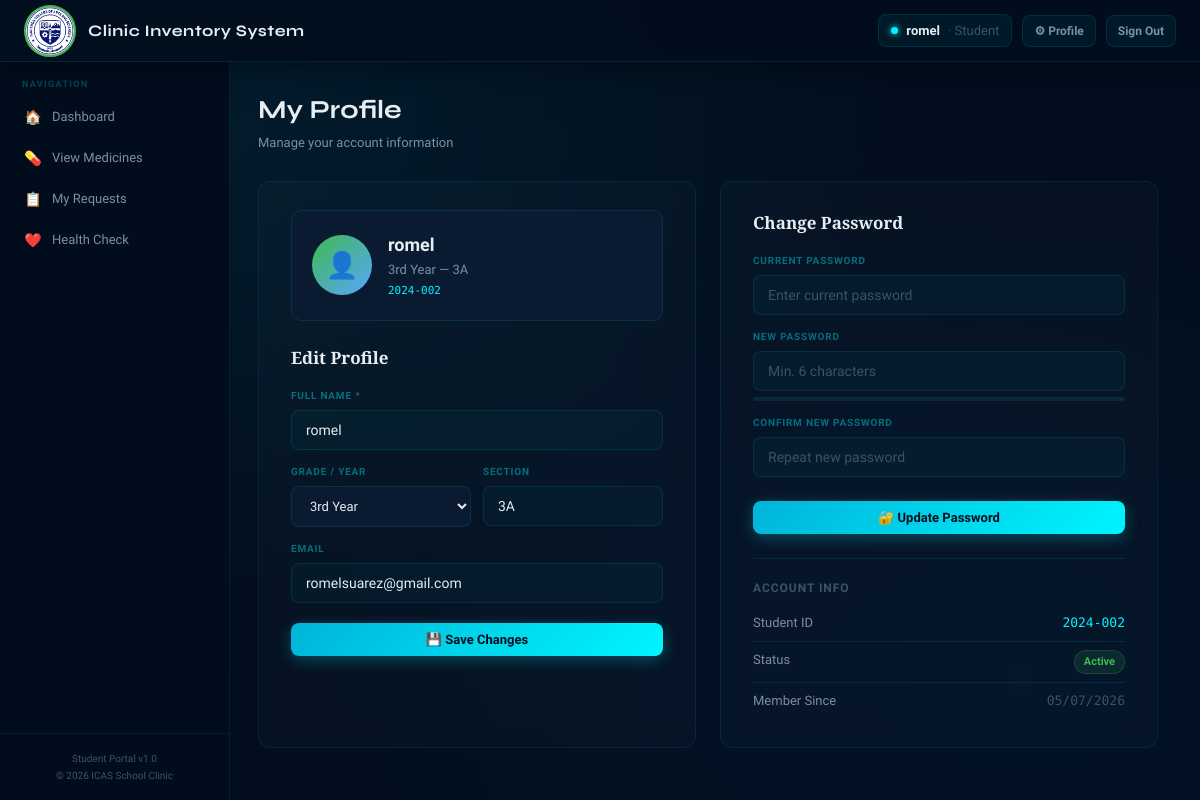
The page /user_profile.php (signed in) on the database its author committed.
### tables this page shows
CREATE TABLE `users` (
  `user_id` int(11) NOT NULL,
  `student_id` varchar(20) NOT NULL,
  `full_name` varchar(100) NOT NULL,
  `grade` varchar(20) DEFAULT NULL,
  `section` varchar(20) DEFAULT NULL,
  `email` varchar(100) DEFAULT NULL,
  `password` varchar(255) NOT NULL,
  `status` varchar(20) DEFAULT 'Active',
  `created_at` datetime DEFAULT current_timestamp()
);

### user_profile.php (the view, shortened to what this page needs)
<?php
require_once __DIR__ . '/config/db.php';
$user_id    = $_SESSION['user_id'];
$user_name  = $_SESSION['user_name'];
$stmt = $conn->prepare("SELECT * FROM users WHERE user_id = ?");
$stmt->bind_param("i", $user_id);
$stmt->execute();
$user = $stmt->get_result()->fetch_assoc();
?>
<!DOCTYPE html>
<html lang="en">
<head>
  <link rel="stylesheet" href="assets/css/style.css">
</head>
<body>
<div class="topbar">
  <div class="topbar-left">
    <div class="topbar-logo">
      <img src="assets/images/logo.png" alt="Logo"
           style="width:52px;height:52px;object-fit:cover;border-radius:50%;border:2px solid #3fb950;">
    </div>
    <div class="topbar-title">Clinic Inventory System</div>
  </div>
  <div class="topbar-right">
    <div class="topbar-user">
      <div class="user-dot"></div>
      <span><?= htmlspecialchars($user_name) ?></span>
      <span class="user-role">· Student</span>
    </div>
    <a href="user_profile.php" class="btn btn-secondary btn-sm">⚙ Profile</a>
    <a href="user_logout.php"  class="btn btn-secondary btn-sm">Sign Out</a>
  </div>
</div>
<div class="layout">
  <aside class="sidebar">
    <div class="sidebar-section">
      <div class="sidebar-label">Navigation</div>
      <a href="user_dashboard.php" class="nav-item">
        <span class="nav-icon">🏠</span> Dashboard
      </a>
      <a href="user_medicines.php" class="nav-item">
        <span class="nav-icon">💊</span> View Medicines
      </a>
      <a href="user_requests.php" class="nav-item">
        <span class="nav-icon">📋</span> My Requests
      </a>
      <a href="health_check.php" class="nav-item">
  <span class="nav-icon">❤️</span> Health Check
</a>
    </div>
    <div class="sidebar-footer">
      <div class="sidebar-build">Student Portal v1.0</div>
      <div class="sidebar-build">© <?= date('Y') ?> ICAS School Clinic</div>
    </div>
  </aside>
  <main class="main-content">
    <div class="page-header">
      <div>
        <h1>My Profile</h1>
        <p>Manage your account information</p>
      </div>
    </div>
    <div style="display:grid;grid-template-columns:1fr 1fr;gap:24px;max-width:900px;">
      <div class="form-card">
        <div style="display:flex;align-items:center;gap:16px;padding:20px;background:var(--surface2);border:1px solid var(--border);border-radius:10px;margin-bottom:24px;">
          <div style="width:60px;height:60px;background:linear-gradient(135deg,#3fb950,#58a6ff);border-radius:50%;display:flex;align-items:center;justify-content:center;font-size:26px;flex-shrink:0;">
            👤
          </div>
          <div>
            <div style="font-size:18px;font-weight:600;"><?= htmlspecialchars($user['full_name']) ?></div>
            <div style="font-size:13px;color:var(--text2);margin-top:2px;">
              <?= htmlspecialchars($user['grade'] ?: '') ?>
              <?= $user['section'] ? ' — ' . htmlspecialchars($user['section']) : '' ?>
            </div>
            <div style="font-size:11px;color:var(--accent);margin-top:4px;font-family:'DM Mono',monospace;">
              <?= htmlspecialchars($user['student_id']) ?>
            </div>
          </div>
        </div>
        <h3 style="font-family:'Playfair Display',serif;font-size:17px;margin-bottom:18px;">Edit Profile</h3>
        <form method="POST" action="user_profile.php">
          <div class="field" style="margin-bottom:14px;">
            <label>Full Name *</label>
            <input type="text" name="full_name"
                   value="<?= htmlspecialchars($user['full_name']) ?>" required>
          </div>
          <div style="display:grid;grid-template-columns:1fr 1fr;gap:12px;margin-bottom:14px;">
            <div class="field">
              <label>Grade / Year</label>
              <select name="grade" style="width:100%;background:var(--surface2);border:1px solid var(--border);border-radius:8px;padding:11px 14px;font-size:13px;color:var(--text);outline:none;">
                <?php
                $grades = ['Grade 7','Grade 8','Grade 9','Grade 10','Grade 11','Grade 12','1st Year','2nd Year','3rd Year','4th Year'];
                foreach ($grades as $g):
                  $sel = ($user['grade'] ?? '') === $g ? 'selected' : '';
                ?>
                  <option <?= $sel ?>><?= $g ?></option>
                <?php endforeach; ?>
              </select>
            </div>
            <div class="field">
              <label>Section</label>
              <input type="text" name="section"
                     value="<?= htmlspecialchars($user['section'] ?? '') ?>"
                     placeholder="e.g. Rizal">
            </div>
          </div>
          <div class="field" style="margin-bottom:20px;">
            <label>Email</label>
            <input type="email" name="email"
                   value="<?= htmlspecialchars($user['email'] ?? '') ?>"
                   placeholder="your@email.com">
          </div>
          <button type="submit" class="btn btn-primary btn-block">💾 Save Changes</button>
        </form>
      </div>
      <div class="form-card">
        <h3 style="font-family:'Playfair Display',serif;font-size:17px;margin-bottom:18px;">Change Password</h3>
        <form method="POST" action="user_profile.php">
          <div class="field" style="margin-bottom:14px;">
            <label>Current Password</label>
            <input type="password" name="current_password"
                   placeholder="Enter current password" required>
          </div>
          <div class="field" style="margin-bottom:14px;">
            <label>New Password</label>
            <input type="password" name="new_password"
                   placeholder="Min. 6 characters" required
                   id="new-pw" oninput="checkStrength(this.value)">
            <div id="pw-strength" style="margin-top:6px;height:4px;border-radius:2px;background:var(--border);overflow:hidden;">
            </div>
          </div>
          <div class="field" style="margin-bottom:24px;">
            <label>Confirm New Password</label>
            <input type="password" name="confirm_password"
                   placeholder="Repeat new password" required>
          </div>
          <button type="submit" class="btn btn-primary btn-block">🔐 Update Password</button>
        </form>
        <div style="margin-top:24px;padding-top:20px;border-top:1px solid var(--border);">
          <div style="font-size:12px;color:var(--text3);margin-bottom:8px;font-weight:600;text-transform:uppercase;letter-spacing:.08em;">Account Info</div>
          <div style="display:flex;justify-content:space-between;padding:8px 0;border-bottom:1px solid var(--border);">
            <span style="font-size:13px;color:var(--text2)">Student ID</span>
            <span style="font-size:13px;font-family:'DM Mono',monospace;color:var(--accent)"><?= htmlspecialchars($user['student_id']) ?></span>
          </div>
          <div style="display:flex;justify-content:space-between;padding:8px 0;border-bottom:1px solid var(--border);">
            <span style="font-size:13px;color:var(--text2)">Status</span>
            <span class="badge in-stock"><?= htmlspecialchars($user['status']) ?></span>
          </div>
          <div style="display:flex;justify-content:space-between;padding:8px 0;">
            <span style="font-size:13px;color:var(--text2)">Member Since</span>
            <span style="font-size:13px;font-family:'DM Mono',monospace;color:var(--text3)">
              <?= date('m/d/Y', strtotime($user['created_at'])) ?>
            </span>
          </div>
        </div>
      </div>
    </div>
  </main>
</div>
</body>
</html>

### rows shown on the page
users: full_name "romel", grade "3rd Year", section "3A", student "2024-002", email "romelsuarez@gmail.com", status "Active", created_at "05/07/2026"

### other values the page prints
$user_name "romel"
form field grade "3rd Year"
